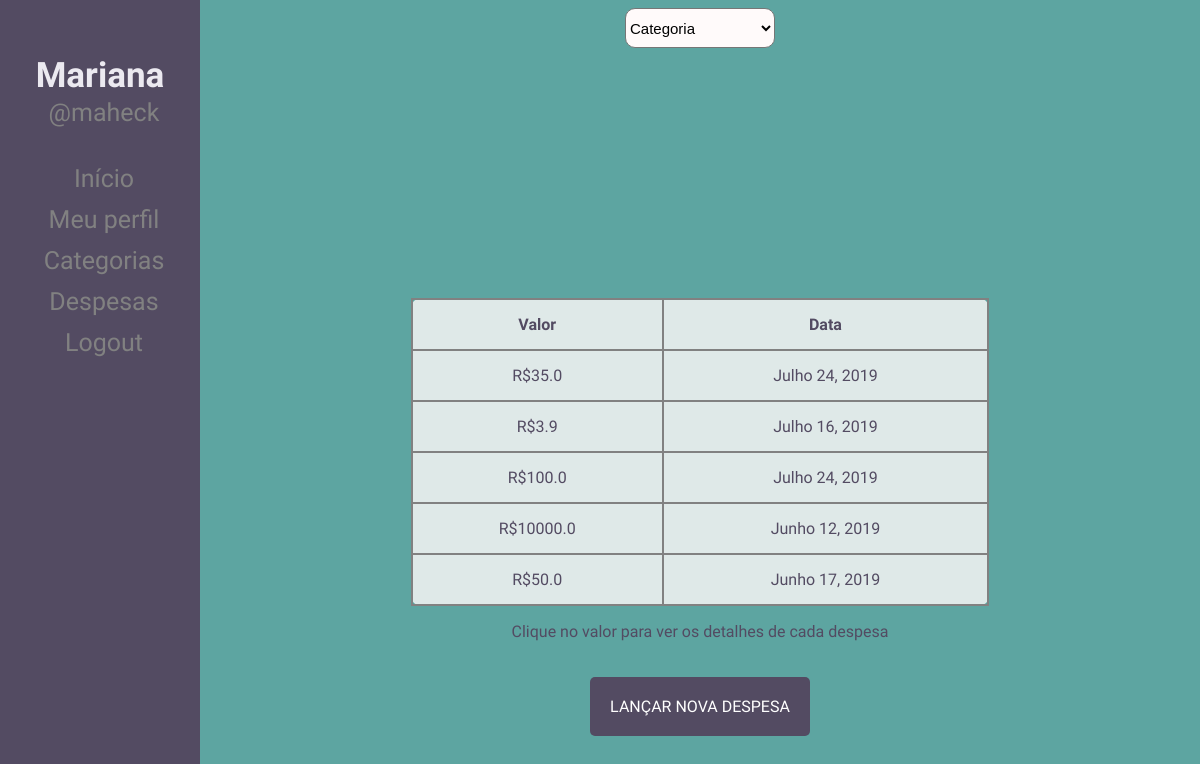
Page /expenses/ (signed in) on the earlier database version.
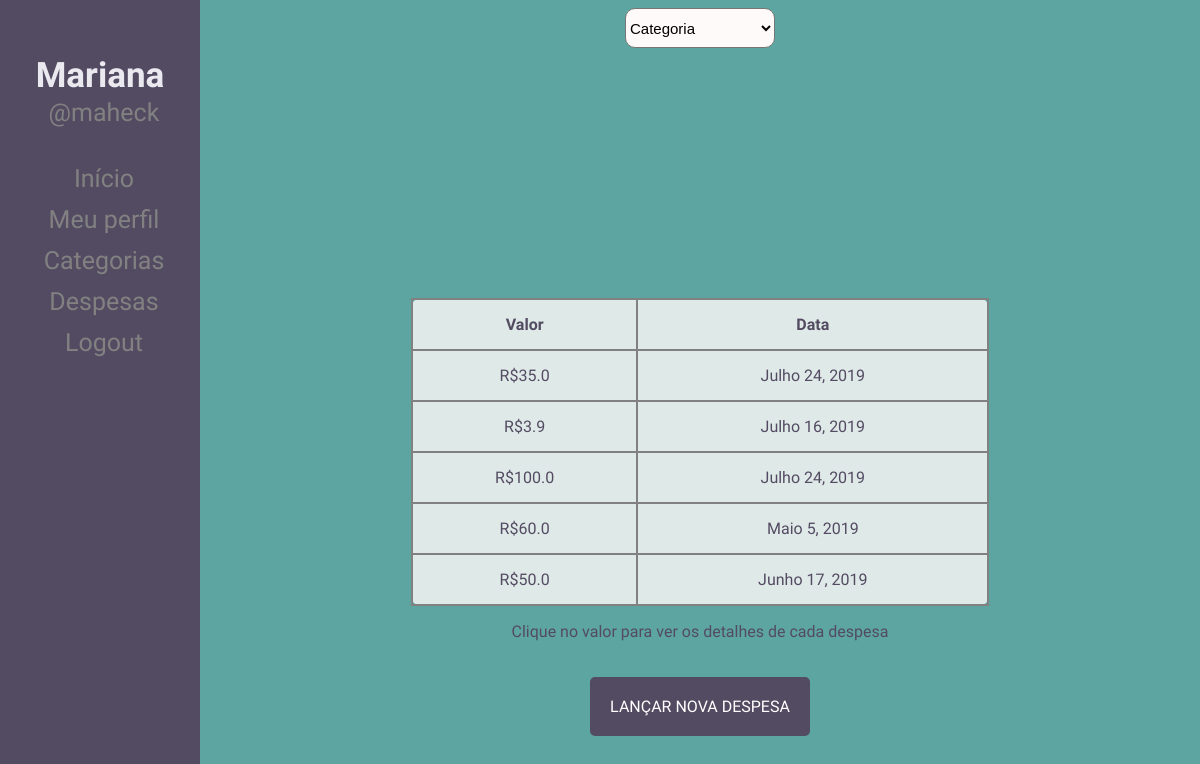
Same page on the later database version.
### poupapig/models.py (models this page shows, shortened)
class Expense(models.Model):
	category = models.ForeignKey('Category', on_delete=models.CASCADE, blank=True, null=True, default=None)
	date = models.DateField(blank=True, null=True)
	amount = models.FloatField(null=True, blank=True, default=None)
	description = models.TextField()

### poupapig/views.py (the view)
# urls.py: path('expenses/', views.expense_list, name='expense_list'),
def expense_list(request):
    categories = Category.objects.filter(user = request.user)
    expenses = Expense.objects.filter(category__in=categories)
    return render(request, 'expense_list.html', {'expenses': expenses, 'categories': categories})

### poupapig/templates/expense_list.html (shortened to what this page needs)
{% extends 'registration/base_profile.html' %}
{% load staticfiles %}
    {% block content %}
        <select id="select_category" onchange="filterByCategory()">
            <option value=0>Categoria</option>
        </select>
        <div id="table">
            <table id="table">
                <tr>
                    <th>Valor</th>
                    <th>Data</th>
                </tr>
                {% for expense in expenses %}
                    {% if expense.category.user == user %}
                        <tr>
                            <td onclick="showExpense('{{expense.id}}')">R${{expense.amount}}</td>
                            <td>{{expense.date}}</td>
                        </tr>
                    {% endif %}
                {% endfor %}
            </table>
            <p>Clique no valor para ver os detalhes de cada despesa</p>
        </div>
        <a href="{% url 'new_expense' %}" class="button" id="buttonNewExpense">Lançar nova despesa</a>
    {% endblock %}

### poupapig/templates/registration/base_profile.html (shortened to what this page needs)
{% load staticfiles %}
<!doctype html>
<html>
    <head>
        <link href="{% static 'css/style_profile.css' %}" rel="stylesheet">
    </head>
    <body>
        <div class="sidenav">
            <h2> {{user.first_name}} </h2>
            <p> @{{user.username}} </p>
            <a href="{% url 'index_profile' %}">Início</a>
            <a href="{% url 'user_infos' %}">Meu perfil</a>
            <a href="{% url 'show_categories' %}">Categorias</a>
            <a href="{% url 'expense_list' %}">Despesas</a>
            <a href="{% url 'logout' %}">Logout</a>
        </div>
        <div class="main">
            {% block content %}
            {% endblock %}
        </div>
    </body>
</html>

### poupapig/static/css/style_profile.css (style rules this page uses)
body { background-color: #5DA5A1; color: #534B62; font-family: 'Muli', sans-serif; padding-left: 40px; text-align: center; }
.button { color: #fff !important; text-transform: uppercase; text-decoration: none; background: #534B62; padding: 20px; border-radius: 5px; display: inline-block; border: none; margin-top: 20px; }
select { border-radius:10px; width:150px; height: 40px; font-size:15px; background-color: rgba(255, 250, 250, 1); }
table { text-align: center; margin: 0 auto; margin-top: 250px; padding: 20px; background-color: rgba(255, 250, 250, 0.8); border-collapse: collapse; width: 60%; }
table, th, td { border: 2px solid #818181; border-radius: 10px; }
th, td { padding: 15px; }
.sidenav { height: 100%; width: 200px; position: fixed; z-index: 1; top: 0; left: 0; background-color: #534B62; overflow-x: hidden; padding-top: 20px; }
.sidenav h2 { padding: 6px 8px 0px 8px; margin-bottom: 0px; text-decoration: none; font-size: 35px; color: #ebe9f0; display: block; }
.sidenav p { margin-top:2px; padding: 0px 8px 6px 16px; text-decoration: none; font-size: 25px; color: #818181; display: block; }
.sidenav a { padding: 6px 8px 6px 16px; text-decoration: none; font-size: 25px; color: #818181; display: block; }
.main { margin-left: 160px; padding: 0px 10px; }

Differences in the rows shown:
removed Expense: amount "10000.0", date "Junho 12, 2019"
added Expense: amount "60.0", date "Maio 5, 2019"
